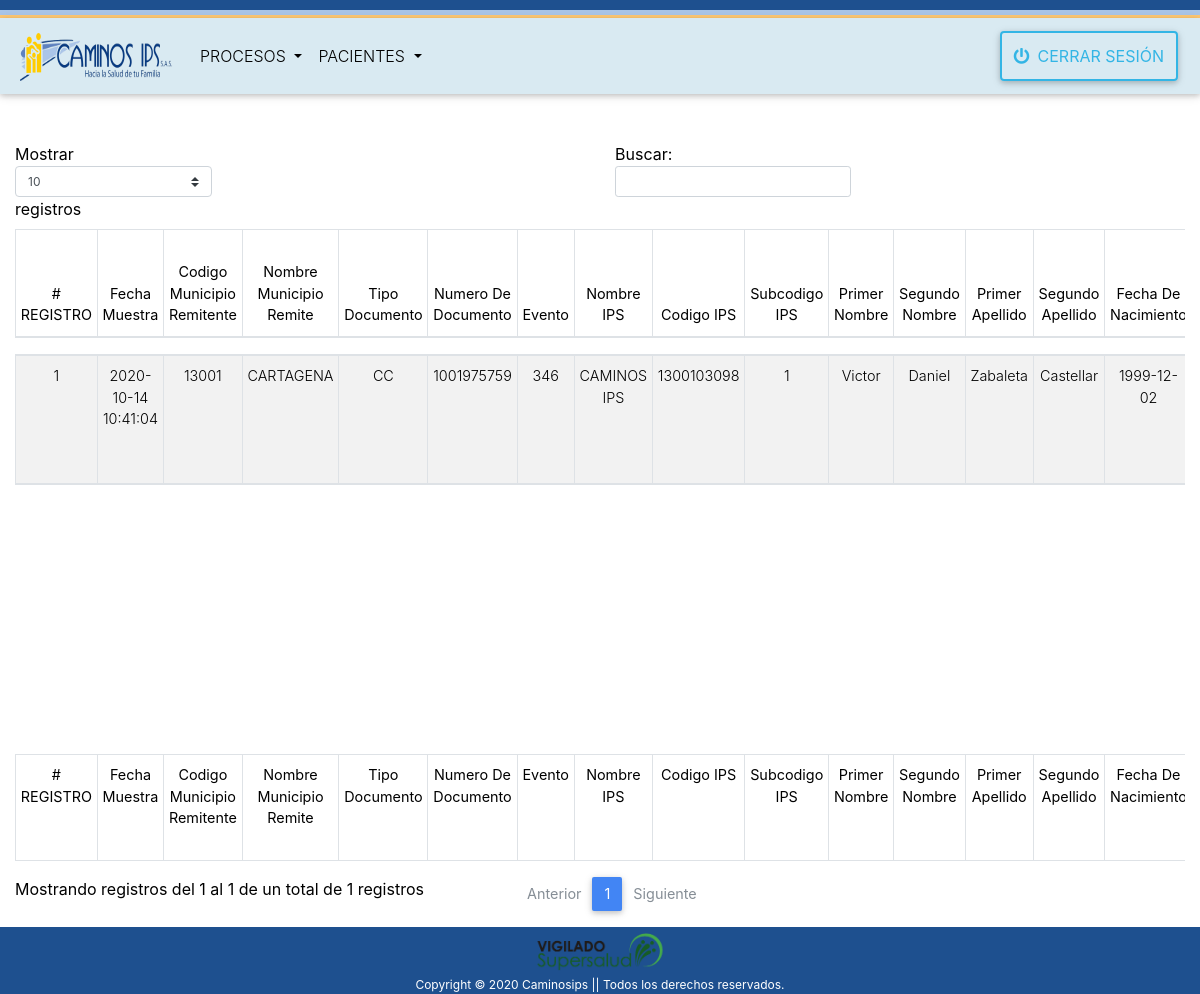
Page /consolidados.php on the committed database.
### tables this page shows
CREATE TABLE IF NOT EXISTS `prog_toma_muestra` (
  `id` int(11) NOT NULL AUTO_INCREMENT,
  `usuario_id` int(11) DEFAULT NULL,
  `pacientes_id` int(11) NOT NULL,
  `acepta_visita` text,
  `fecha_programacion` datetime DEFAULT NULL,
  `fecha_realizacion` datetime DEFAULT NULL,
  `visita_exitosa` varchar(50) DEFAULT NULL,
  `tipo_prueba` varchar(50) DEFAULT NULL,
  `observacion` varchar(45) DEFAULT NULL,
  `motivo` text,
  `programacion_atencion` varchar(45) DEFAULT NULL,
  `programa_pertenece` varchar(45) DEFAULT NULL,
  `fecha_entrega_lab` date DEFAULT NULL,
  `fecha_procesamiento` date DEFAULT NULL,
  `fecha_resultado` date DEFAULT NULL,
  `resultado` enum('Positivo','Negativo','Pendiente') DEFAULT 'Pendiente',
  `estado_proceso` varchar(10) NOT NULL DEFAULT 'ACTIVO',
  `notificado` varchar(2) NOT NULL DEFAULT 'NO',
  `fecha_notificacion` datetime DEFAULT NULL,
  `fecha_registro` datetime DEFAULT CURRENT_TIMESTAMP,
  PRIMARY KEY (`id`),
  KEY `index_paciente` (`pacientes_id`),
  KEY `usuario_id` (`usuario_id`),
  CONSTRAINT `FK_prog_toma_muestra_usuarios` FOREIGN KEY (`usuario_id`) REFERENCES `usuarios` (`id`),
  CONSTRAINT `prog_toma_muestra_ibfk_1` FOREIGN KEY (`pacientes_id`) REFERENCES `pacientes` (`id`)
);

CREATE TABLE IF NOT EXISTS `pacientes` (
  `id` int(11) NOT NULL AUTO_INCREMENT,
  `primer_nombre` text NOT NULL,
  `tipo_paciente` text NOT NULL,
  `segundo_nombre` text,
  `primer_apellido` text NOT NULL,
  `segundo_apellido` text,
  `tipo_documento` text NOT NULL,
  `numero_documento` bigint(20) NOT NULL,
  `edad` int(11) NOT NULL,
  `unidad_medida` varchar(100) NOT NULL,
  `sexo` varchar(100) NOT NULL,
  `barrio` varchar(100) NOT NULL,
  `municipio` varchar(100) NOT NULL,
  `correo` varchar(100) DEFAULT NULL,
  `telefono` bigint(20) NOT NULL,
  `telefono2` bigint(20) DEFAULT NULL,
  `aseguradora` text NOT NULL,
  `novedad_paciente` varchar(40) DEFAULT NULL,
  `regimen` varchar(50) NOT NULL,
  `estado_paciente` enum('VIVO','MUERTO') NOT NULL DEFAULT 'VIVO',
  `fecha_fallecimiento` datetime DEFAULT NULL,
  `laboratorio` varchar(50) DEFAULT NULL,
  `trabajador_salud` enum('SI','NO') DEFAULT NULL,
  `contacto_caso_confirmado` enum('SI','NO') DEFAULT NULL,
  `observacion_paciente` text,
  `fecha_nacimiento` date DEFAULT NULL,
  `fecha_prog_recep` datetime DEFAULT NULL,
  `fecha_registro` timestamp NOT NULL DEFAULT CURRENT_TIMESTAMP,
  `id_usuario_programacion` int(11) DEFAULT NULL,
  `id_usuario_seguimiento` int(11) DEFAULT NULL,
  `id_usuario_notificacion` int(11) DEFAULT NULL,
  PRIMARY KEY (`id`),
  UNIQUE KEY `numero_documento` (`numero_documento`),
  KEY `FK_pacientes_usuarios_seguimiento` (`id_usuario_seguimiento`),
  KEY `FK_pacientes_usuarios_programacion` (`id_usuario_programacion`),
  KEY `FK_pacientes_usuarios_notificacion` (`id_usuario_notificacion`),
  CONSTRAINT `FK_pacientes_usuarios_notificacion` FOREIGN KEY (`id_usuario_notificacion`) REFERENCES `usuarios` (`id`) ON DELETE SET NULL ON UPDATE CASCADE,
  CONSTRAINT `FK_pacientes_usuarios_programacion` FOREIGN KEY (`id_usuario_programacion`) REFERENCES `usuarios` (`id`) ON DELETE SET NULL ON UPDATE CASCADE,
  CONSTRAINT `FK_pacientes_usuarios_seguimiento` FOREIGN KEY (`id_usuario_seguimiento`) REFERENCES `usuarios` (`id`) ON DELETE SET NULL ON UPDATE CASCADE
);

### consolidados.php (called while the page is built, shortened)
<?php
include 'conexion.php';
$date = '2020-10-14';
$stm = $conexion->prepare(
    "SELECT * FROM pacientes
    INNER JOIN prog_toma_muestra ON pacientes.id = prog_toma_muestra.pacientes_id
    WHERE DATE(fecha_realizacion) = '$date'"
);
$stm->execute();
$pacientes = $stm->fetchAll(PDO::FETCH_OBJ);
require_once 'views/consolidados_view.php';

### views/consolidados_view.php (the view, shortened to what this page needs)
<?php require_once 'views/header_view.php' ?>
<div class="container-fluid mt-5">
    <div class="table-wrapper-scroll-y my-custom-scrollbar table-hover">
        <table id="dtBasicExample" class="table table-striped table-bordered table-sm" cellspacing="0" width="100%">
            <thead>
                <tr>
                    <th class="text-center"># REGISTRO</th>
                    <th class="text-center">Fecha Muestra</th>
                    <th class="text-center">Codigo Municipio Remitente</th>
                    <th class="text-center">Nombre Municipio Remite</th>
                    <th class="text-center">Tipo Documento</th>
                    <th class="text-center">Numero De Documento</th>
                    <th class="text-center">Evento</th>
                    <th class="text-center">Nombre IPS</th>
                    <th class="text-center">Codigo IPS</th>
                    <th class="text-center">Subcodigo IPS</th>
                    <th class="text-center">Primer Nombre</th>
                    <th class="text-center">Segundo Nombre</th>
                    <th class="text-center">Primer Apellido</th>
                    <th class="text-center">Segundo Apellido</th>
                    <th class="text-center">Fecha De Nacimiento</th>
                </tr>
            </thead>
            <tbody id="tbl-llamadas">
                <?php $i = 1; foreach ($pacientes as $paciente): ?>
                    <tr>
                        <td class="text-center"><?= $i ?></td>
                        <td class="text-center"><?= $paciente->fecha_realizacion ?></td>
                        <td class="text-center">13001</td>
                        <td class="text-center">CARTAGENA</td>
                        <td class="text-center"><?= $paciente->tipo_documento ?></td>
                        <td class="text-center"><?= $paciente->numero_documento ?></td>
                        <td class="text-center">346</td>
                        <td class="text-center">CAMINOS IPS</td>
                        <td class="text-center">1300103098</td>
                        <td class="text-center">1</td>
                        <td class="text-center"><?= $paciente->primer_nombre ?></td>
                        <td class="text-center"><?= $paciente->segundo_nombre ?></td>
                        <td class="text-center"><?= $paciente->primer_apellido ?></td>
                        <td class="text-center"><?= $paciente->segundo_apellido ?></td>
                        <td class="text-center"><?= $paciente->fecha_nacimiento ?></td>
                    </tr>
                <?php $i++; endforeach ?>
            </tbody>
            <tfoot>
                <tr>
                    <th class="text-center"># REGISTRO</th>
                    <th class="text-center">Fecha Muestra</th>
                    <th class="text-center">Codigo Municipio Remitente</th>
                    <th class="text-center">Nombre Municipio Remite</th>
                    <th class="text-center">Tipo Documento</th>
                    <th class="text-center">Numero De Documento</th>
                    <th class="text-center">Evento</th>
                    <th class="text-center">Nombre IPS</th>
                    <th class="text-center">Codigo IPS</th>
                    <th class="text-center">Subcodigo IPS</th>
                    <th class="text-center">Primer Nombre</th>
                    <th class="text-center">Segundo Nombre</th>
                    <th class="text-center">Primer Apellido</th>
                    <th class="text-center">Segundo Apellido</th>
                    <th class="text-center">Fecha De Nacimiento</th>
                </tr>
            </tfoot>
        </table>
    </div>
</div>
<?php require_once 'views/footer_view.php'; ?>

### css/stylos_formulario.css (style rules this page uses)
* { margin: 0; padding: 0; -webkit-box-sizing: border-box; -moz-box-sizing: border-box; box-sizing: border-box; }

### rows in the picture
prog_toma_muestra: fecha_realizacion "2020-10-14 10:41:04", pacientes.tipo_documento "CC", pacientes.numero_documento "1001975759", pacientes.primer_nombre "Victor", pacientes.segundo_nombre "Daniel", pacientes.primer_apellido "Zabaleta", pacientes.segundo_apellido "Castellar", pacientes.fecha_nacimiento "1999-12-02"
